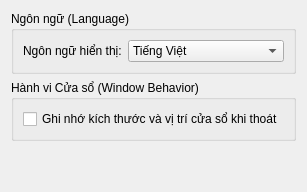
<?xml version="1.0" encoding="UTF-8"?>
<ui version="4.0">
 <class>GeneralSettingsWidget</class>
 <widget class="QWidget" name="GeneralSettingsWidget">
  <layout class="QVBoxLayout" name="verticalLayout">
   <item>
    <widget class="QGroupBox" name="groupBox">
     <property name="title">
      <string>Ngôn ngữ (Language)</string>
     </property>
     <layout class="QFormLayout" name="formLayout">
      <item row="0" column="1">
       <widget class="QComboBox" name="languageComboBox">
        <item><property name="text"><string>Tiếng Việt</string></property></item>
        <item><property name="text"><string>English</string></property></item>
       </widget>
      </item>
      <item row="0" column="0">
       <widget class="QLabel" name="label">
        <property name="text">
         <string>Ngôn ngữ hiển thị:</string>
        </property>
       </widget>
      </item>
     </layout>
    </widget>
   </item>
   <item>
    <widget class="QGroupBox" name="groupBox_2">
     <property name="title">
      <string>Hành vi Cửa sổ (Window Behavior)</string>
     </property>
     <layout class="QVBoxLayout" name="verticalLayout_2">
      <item>
       <widget class="QCheckBox" name="rememberWindowSizeCheckBox">
        <property name="text">
         <string>Ghi nhớ kích thước và vị trí cửa sổ khi thoát</string>
        </property>
       </widget>
      </item>
     </layout>
    </widget>
   </item>
   <item>
    <spacer name="verticalSpacer">
     <property name="orientation">
      <enum>Qt::Vertical</enum>
     </property>
     <property name="sizeHint" stdset="0">
      <size>
       <width>20</width>
       <height>40</height>
      </size>
     </property>
    </spacer>
   </item>
  </layout>
 </widget>
</ui>
